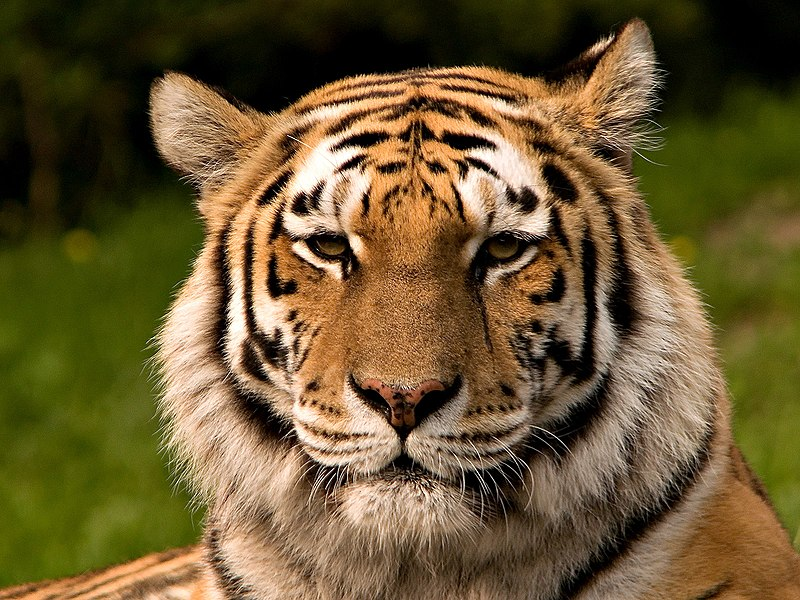
#> input picture apto-viii/images/tigre.jpg, 800 x 600 px
$ python gradiente.py
#> lines starting #> are read from the running program, lines starting #| are printed output that depends on the picture
import cv2 as cv
import numpy as np
from matplotlib import pyplot as plt

img = cv.imread('../images/tigre.jpg', 0)
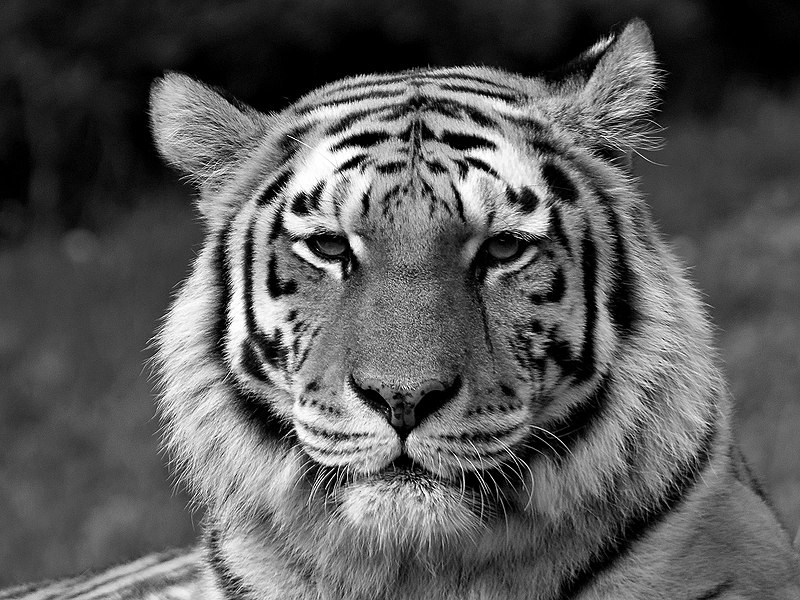
#> img: shape (600, 800); min 0, max 255, mean 89.7
kernel = np.ones((7, 7), np.uint8)
gradiente = cv.morphologyEx(img, cv.MORPH_GRADIENT, kernel)
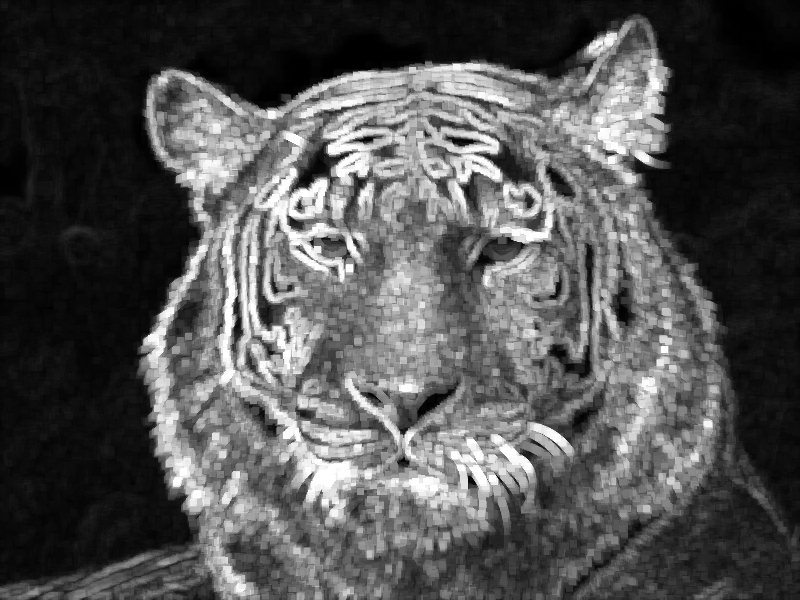
#> gradiente: shape (600, 800); min 0, max 255, mean 82.9

plt.subplot(121)
plt.imshow(img)
plt.title("Original")
plt.show()
plt.subplot(122)
plt.imshow(gradiente)
#> (the run stopped early here; a loop or call above may not have finished)

$ run again, with apto-viii/images/leon.jpg copied over apto-viii/images/tigre.jpg
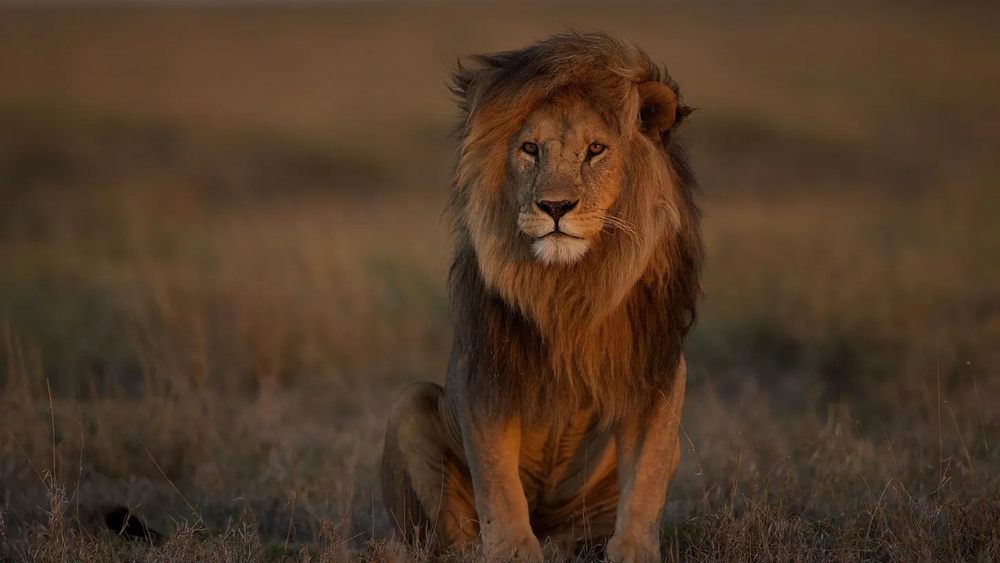
#> input picture apto-viii/images/leon.jpg, 1000 x 563 px, shrunk from 1450 x 816 before the run
#> `img = cv.imread('../images/tigre.jpg', 0)`:
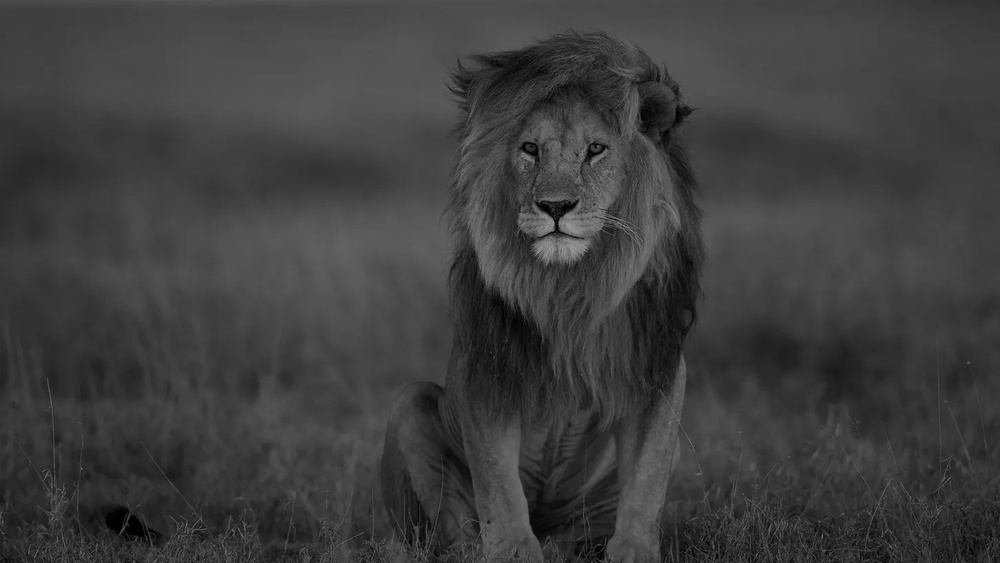
#> img: shape (563, 1000); min 0, max 164, mean 61.9
#> `gradiente = cv.morphologyEx(img, cv.MORPH_GRADIENT, kernel)`:
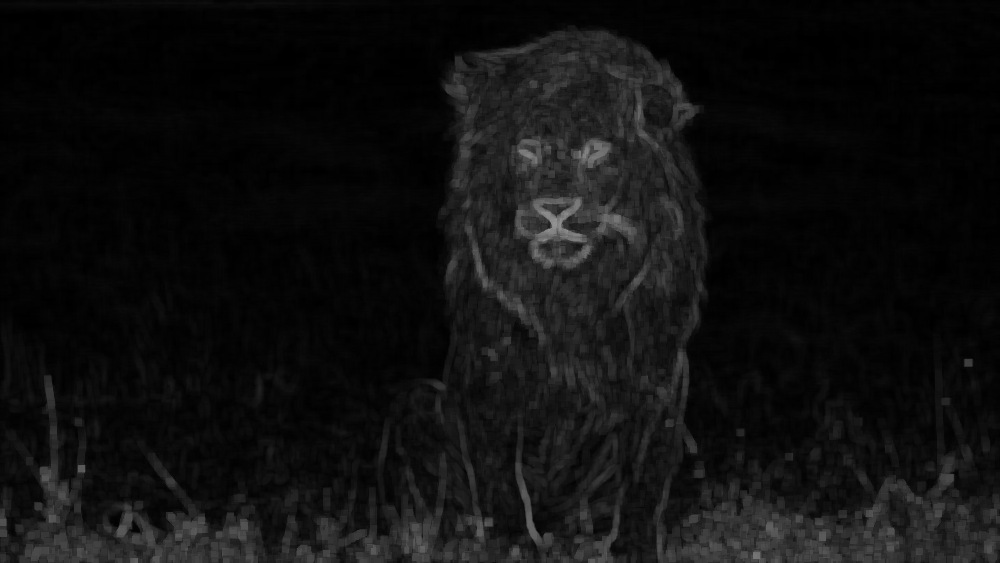
#> gradiente: shape (563, 1000); min 0, max 147, mean 15.6
